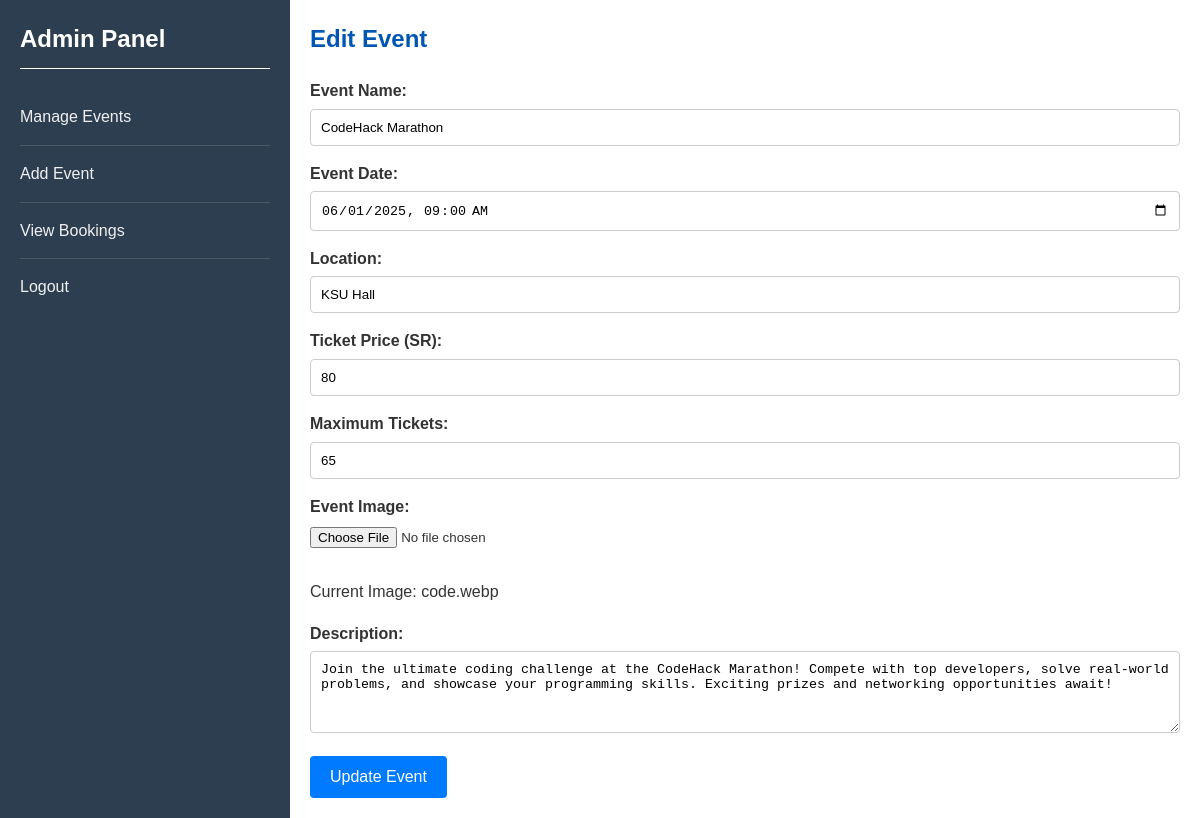
Before: /Admin_backup/editEvent.php?id=2 (signed in) with the older database file.
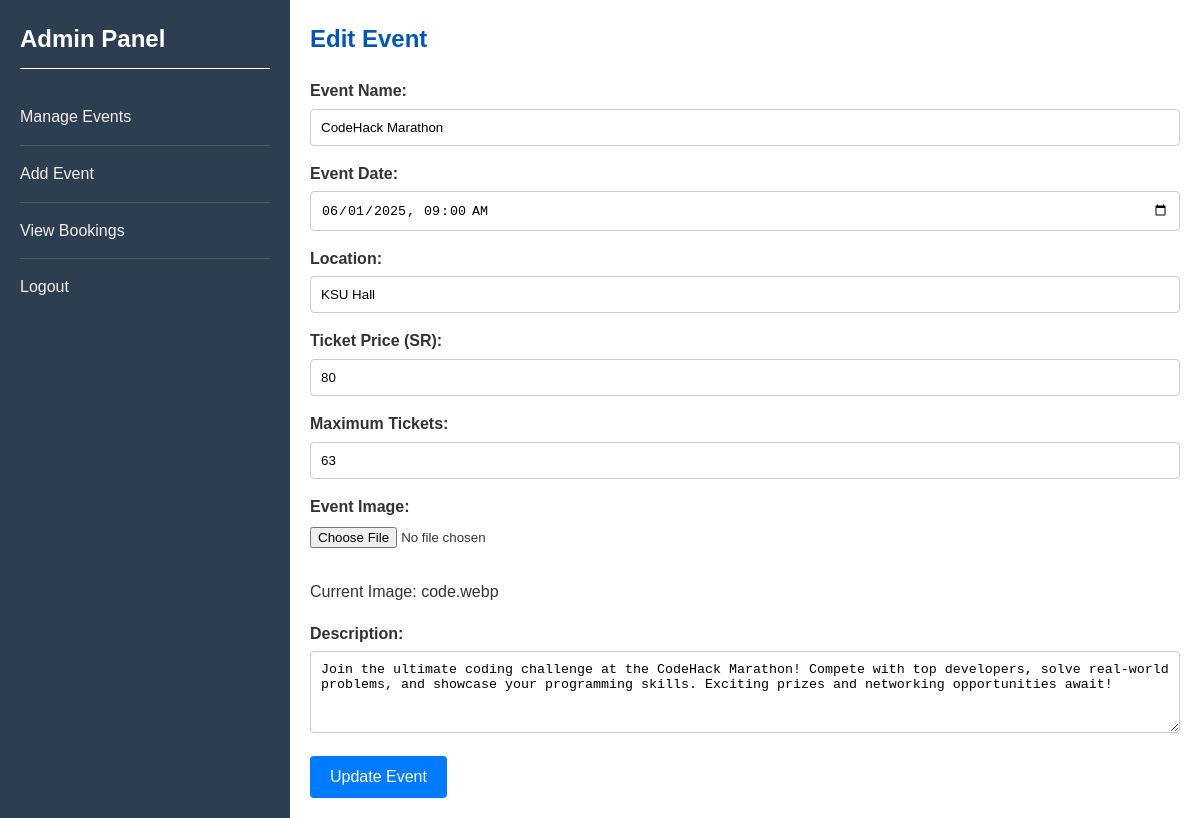
After: the same page with the newer database file.
### tables this page shows
CREATE TABLE events (
    id INTEGER PRIMARY KEY AUTOINCREMENT,
    name TEXT NOT NULL,
    date TEXT NOT NULL,
    location TEXT NOT NULL,
    price REAL NOT NULL,
    image TEXT,
    max_tickets INTEGER NOT NULL
, description TEXT);

### Admin_backup/editEvent.php (the view, shortened to what this page needs)
<?php
require_once '../includes/config.php';
$event_id = $_GET['id'] ?? null;
$stmt = $conn->prepare("SELECT * FROM events WHERE id = ?");
$stmt->execute([$event_id]);
$event = $stmt->fetch(PDO::FETCH_ASSOC);
?>
<!DOCTYPE html>
<html lang="en">
<head>
    <link rel="stylesheet" href="../event_booking_system.css">
</head>
<body>
<div class="admin-panel">
    <div class="side-menu">
        <h2>Admin Panel</h2>
        <ul>
            <li><a href="manageEvents.php">Manage Events</a></li>
            <li><a href="addEvent.php">Add Event</a></li>
            <li><a href="viewBookings.php">View Bookings</a></li>
            <li><a href="logout.php">Logout</a></li>
        </ul>
    </div>
    <div class="main-section">
        <h2>Edit Event</h2>
        <form method="POST" enctype="multipart/form-data">
            <label>Event Name:</label>
            <input type="text" name="name" value="<?= htmlspecialchars($event['name']) ?>" required>
            <label>Event Date:</label>
            <input type="datetime-local" name="date" value="<?= date('Y-m-d\TH:i', strtotime($event['date'])) ?>" required>
            <label>Location:</label>
            <input type="text" name="location" value="<?= htmlspecialchars($event['location']) ?>" required>
            <label>Ticket Price (SR):</label>
            <input type="number" name="price" step="0.01" value="<?= $event['price'] ?>" required>
            <label>Maximum Tickets:</label>
            <input type="number" name="max_tickets" value="<?= $event['max_tickets'] ?>" required>
            <label>Event Image:</label>
            <input type="file" name="image">
            <p>Current Image: <?= htmlspecialchars($event['image']) ?></p>
            <label>Description:</label>
            <textarea name="description" rows="4"><?= htmlspecialchars($event['description'] ?? '') ?></textarea>
            <button type="submit">Update Event</button>
        </form>
    </div>
</div>
</body>
</html>

Changed rows visible on the page:
changed events "code.webp": max_tickets "65" → "63"
